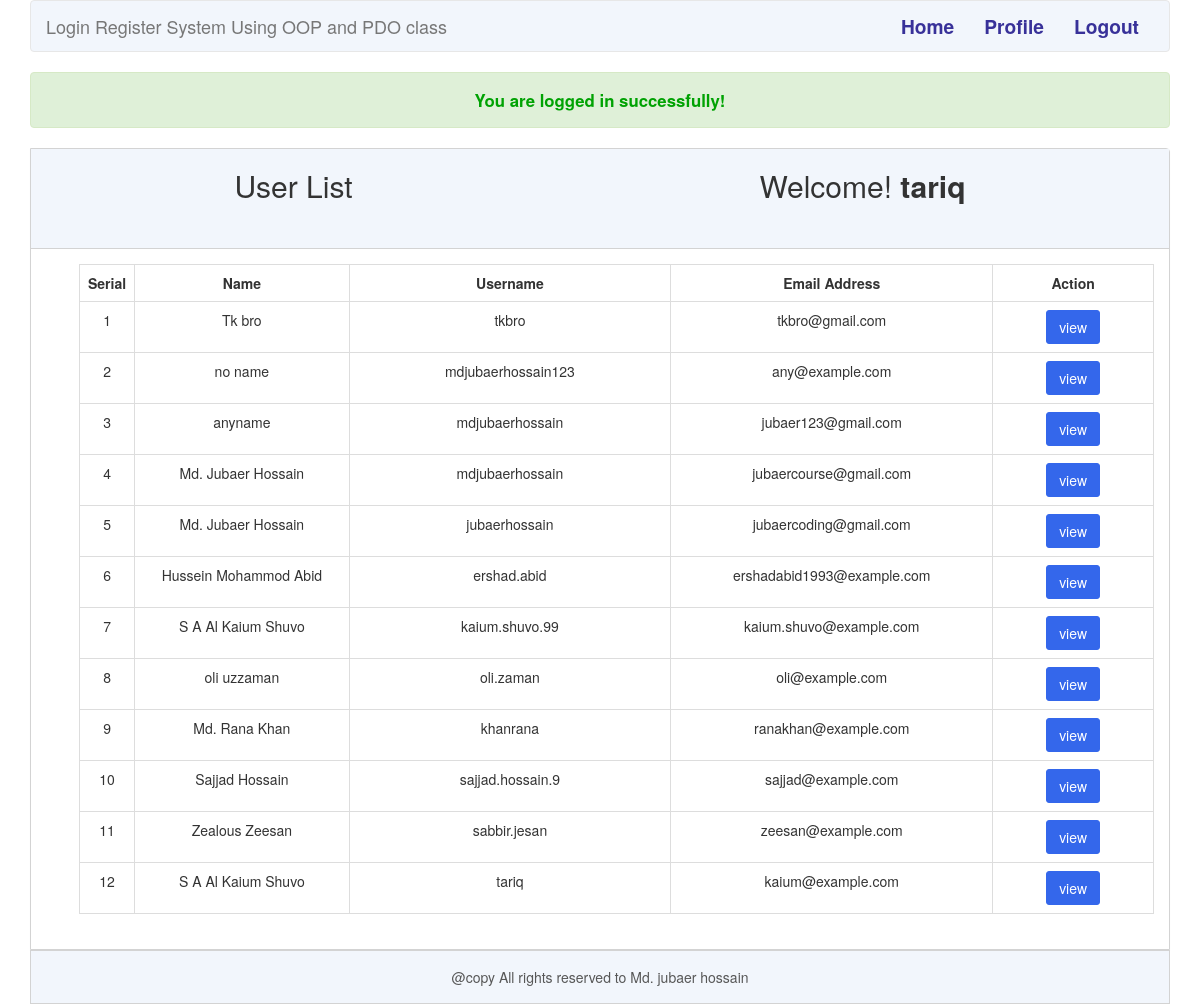
Page /index.php (signed in) on the committed database.
### tables this page shows
CREATE TABLE `tbl_user` (
  `id` int(11) NOT NULL,
  `name` varchar(255) NOT NULL,
  `username` varchar(255) NOT NULL,
  `email` varchar(255) NOT NULL,
  `password` varchar(255) NOT NULL
);

### library/Session.php (called while the page is built, shortened)
<?php
class Session{
    public static function get($key){
        if(isset($_SESSION[$key])){
            return $_SESSION[$key];
        }else{
            return false;
        }
    }
}
?>

### library/User.php (called while the page is built, shortened)
<?php ob_start();
include_once('Session.php');
include('Database.php');
class  User{
    private $db;
    public function __construct(){
       $this->db = new Database();
    }
    public function getUserData(){
        $sql = "SELECT * FROM tbl_user ORDER BY id DESC";
        $query = $this->db->pdo->prepare($sql);
        $query->execute();
        $result = $query->fetchAll();
        return $result;
    }
}
?>

### library/Database.php (called while the page is built)
<?php
class Database{
    private $hostdb = "localhost";
    private $userdb = "root";
    private $passdb = "jubaer";
    private $namedb = "db_login_register";
    public $pdo;
    public function __construct(){
        if(!isset($this->pdo)){
            try{
                $link = new PDO("mysql:host=".$this->hostdb.";dbname=".$this->namedb, $this->userdb, $this->passdb);
                $link->setAttribute(PDO::ATTR_ERRMODE, PDO::ERRMODE_EXCEPTION);
                $link->exec("SET CHARACTER SET utf8");
                $this->pdo = $link;
            }catch(PDOException $e){
                die("Failed to connect with Database".$e->getMessage());
            }
        }
    }
}
?>

### index.php (the view, shortened to what this page needs)
<!DOCTYPE html>
<html>
    <head>
        <link rel = "stylesheet" href="includes/bootstrap.min.css"/>
        <link rel = "stylesheet" href="css/app.css"/>
        <link rel="stylesheet" href="https://cdnjs.cloudflare.com/ajax/libs/font-awesome/4.7.0/css/font-awesome.min.css">
      </head>
    <body>
        <div class="container">
           <nav class="navbar navbar-default">
               <div class="container-fluid">
                   <div class="navbar-header">
                       <a class="navbar-brand" href="index.php">Login Register System Using OOP and PDO class</a>
                   </div>
                   <ul class="nav navbar-nav pull-right">
                      <?php
                       $id = Session::get("id");
                       $userlogin = Session::get("login");
                       if($userlogin == true){
                       ?>
                       <li><a href="index.php">Home</a></li>
                       <li><a href = "profile.php?id=<?php echo $id; ?>">Profile</a></li>
                       <li><a href="?action=logout">Logout</a></li>
                       <?php }else{ ?>
                       <li><a href="login.php">Login</a></li>
                       <li><a href="register.php">Register</a></li>
                       <?php } ?>
                   </ul>
               </div>
           </nav>
<?php
    $loginmsg = Session::get("loginmsg");
    if(isset($loginmsg)){
    echo $loginmsg;
}
?>
<div class="panel panel-default">
<div class="index-heading">
   <h2>User List</h2><h2><span class="pull-right"><p>Welcome!<strong>
   <?php
       $name = Session::get("username");
       if(isset($name)){
           echo $name;
       }
    ?>
       </strong>
       </p></span></h2>
</div>
<div class="panel-body">
  <table class="table table-bordered">
     <tr>
        <th width = "5%">Serial</th>
        <th width = "20%">Name</th>
        <th width = "30%">Username</th>
        <th width = "30%">Email Address</th>
        <th width = "15%">Action</th>
      </tr>
      <?php
      $user = new User();
      $i = 0;
      $userdata = $user->getUserData();
      if($userdata){
          foreach($userdata as $data){
              $i++;
      ?>
      <tr>
          <td><?php echo $i; ?></td>
          <td><?php echo $data['name']; ?></td>
          <td><?php echo $data['username']; ?></td>
          <td><?php echo $data['email']; ?></td>
          <td><a class="btn btn-success" href="profile.php?id=<?php echo $data['id']; ?>">view</a></td>
      </tr>
      <?php }
      }else{
      ?>
      <tr><td colspan="5"><h2>No, User Data Found</h2> </td> </tr>
      <?php
      }
      ?>
  </table>
</div>
</div>
<?php
include('includes/footer.php');
?>

### includes/footer.php (shortened to what this page needs)
			<div class="footer">
               @copy All rights reserved to Md. jubaer hossain
           </div>
        </div>
    </body>
</html>

### css/app.css (style rules this page uses)
html { font-size: 16px !important; }
.navbar { background-color: #f2f6fc; }
.navbar-default .navbar-nav > li > a { font-size: 1.2rem; font-weight: 600; color: #383199; }
.table-bordered tr>th, .table-bordered tr>td { text-align: center; }
.panel { margin: 0; }
.panel-default { flex-basis: 80%; border-radius: 0 4px 0 0; }
.index-heading { color: #333; background-color: #f2f6fc; border-color: #ddd; display: flex; justify-content: space-around; height: 100px; border-bottom: 1px solid lightgray; }
.btn { border-radius: 3px; }
.btn-success { background-color: #3467eb; border: 1px solid #3467eb; }
* { transition: all 0.3s ease; }
li { list-style: none; display: block; }
a { text-decoration: none; }
.panel-default { border: 1px solid lightgray; justify-content: center; align-items: center; }
.panel-body { padding-left: 3rem !important; }
.alert-success { text-align: center; color: #00a203; background-color: #dff0d8; border-color: #d6e9c6; font-size: 1.05rem; }

### includes/footer.php (style rules this page uses)
.footer { display: block; margin-bottom: 0; padding: 1rem 0; text-align: center; background-color: #f2f6fc; bottom: 0px; width: 1140px; color: #575757; border: 1px solid lightgray; }

### rows in the picture
tbl_user: name "Tk bro", username "tkbro", email "tkbro@gmail.com"
tbl_user: name "no name", username "mdjubaerhossain123", email "any@example.com"
tbl_user: name "anyname", username "mdjubaerhossain", email "jubaer123@gmail.com"
tbl_user: name "Md. Jubaer Hossain", username "mdjubaerhossain", email "jubaercourse@gmail.com"
tbl_user: name "Md. Jubaer Hossain", username "jubaerhossain", email "jubaercoding@gmail.com"
tbl_user: name "Hussein Mohammod Abid", username "ershad.abid", email "ershadabid1993@example.com"
tbl_user: name "S A Al Kaium Shuvo", username "kaium.shuvo.99", email "kaium.shuvo@example.com"
tbl_user: name "oli uzzaman", username "oli.zaman", email "oli@example.com"
tbl_user: name "Md. Rana Khan", username "khanrana", email "ranakhan@example.com"
tbl_user: name "Sajjad Hossain", username "sajjad.hossain.9", email "sajjad@example.com"
tbl_user: name "Zealous Zeesan", username "sabbir.jesan", email "zeesan@example.com"
tbl_user: name "S A Al Kaium Shuvo", username "tariq", email "kaium@example.com"

### other values in the picture
$loginmsg "You are logged in successfully!"
$name "tariq"
